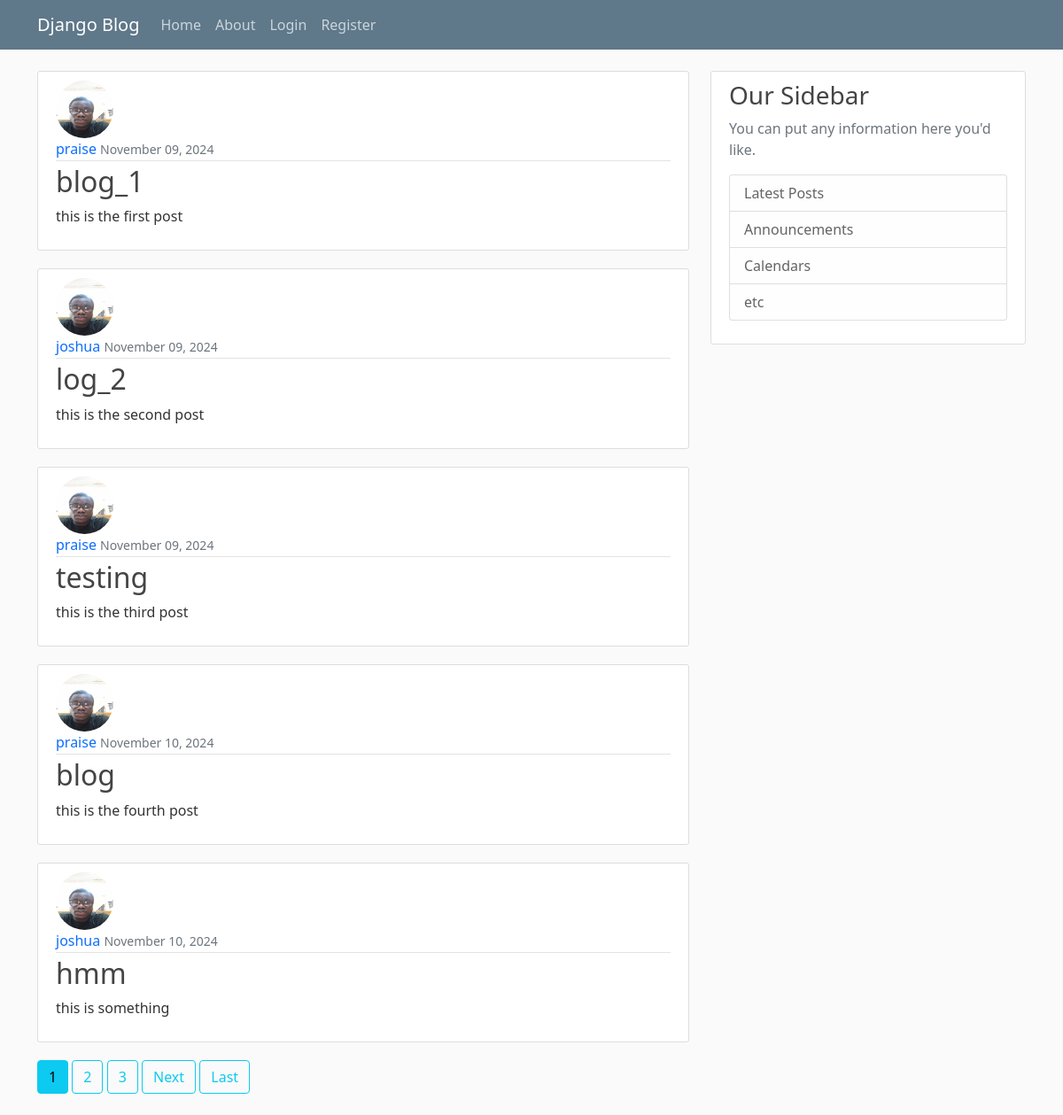
The page / on the database its author committed.
### blog/models.py (models this page shows, shortened)
class Post(models.Model):
    title = models.CharField(max_length=100)
    content = models.TextField()
    date = models.DateTimeField(default=timezone.now)
    author = models.ForeignKey(User, on_delete=models.CASCADE) # if a user is deleted then the post is deleted

### users/models.py (models this page shows, shortened)
class Profile(models.Model):
    user = models.OneToOneField(User, on_delete=models.CASCADE)
    image = models.ImageField(default='default.jpg', upload_to='profile_pics')

### blog/views.py (the view)
# urls.py: path('', PostListView.as_view(), name='blog-home'),
class PostListView(ListView):
    model = Post
    template_name = "blog/home.html" #<app>/<model>_<viewtype>.html
    context_object_name = "posts"
    paginate_by = 5

### blog/templates/blog/home.html (shortened to what this page needs)
{% extends 'blog/base.html' %}
    {% block content %}
    {% for post in posts %}
    <article class="media content-section">
      <img class = "rounded-circle article-img" src="{{post.author.profile.image.url}}">
        <div class="media-body">
          <div class="article-metadata">
            <a class="mr-2" style="text-decoration: none;" href="{% url 'user-posts' post.author.username  %}">{{ post.author }}</a>
            <small class="text-muted">{{ post.date|date:"F d, Y" }}</small>
          </div>
          <h2><a class="article-title" style="text-decoration: none;" href="{% url 'post-detail' post.id %}">{{ post.title }}</a></h2>
          <p class="article-content">{{ post.content }}</p>
        </div>
      </article>
    {% endfor %}
    {% if is_paginated %}
    {% for num in page_obj.paginator.page_range %}
      {% if page_obj.number == num %}
        <a class="btn btn-info mb-4" href="?page={{ num }}">{{ num }}</a>
      {% elif num > page_obj.number|add:"-3" and num < page_obj.number|add:"3" %}
        <a class="btn btn-outline-info mb-4" href="?page={{ num }}">{{ num }}</a>
      {% endif %}
    {% endfor %}
    {% if page_obj.has_next %}
      <a class="btn btn-outline-info mb-4" href="?page={{ page_obj.next_page_number }}">Next</a>
      <a class="btn btn-outline-info mb-4" href="?page={{ page_obj.paginator.num_pages }}">Last</a>
    {% endif %}
  {% endif %}
    {% endblock %}

### blog/templates/blog/base.html (shortened to what this page needs)
{% load static %}
<!DOCTYPE html>
<html lang="en">
<head>
     <link href="https://cdn.jsdelivr.net/npm/bootstrap@5.0.2/dist/css/bootstrap.min.css" rel="stylesheet">
      <link rel="stylesheet" href="{% static 'blog/main.css'  %}">
</head>
<body>
    <header class="site-header">
        <nav class="navbar navbar-expand-md navbar-dark bg-steel fixed-top">
          <div class="container">
            <a class="navbar-brand mr-4" href="/">Django Blog</a>
            <div class="collapse navbar-collapse" id="navbarToggle">
              <div class="navbar-nav mr-auto">
                <a class="nav-item nav-link" href="{% url 'blog-home' %}">Home</a>
                <a class="nav-item nav-link" href="{% url 'blog-about' %}">About</a>
              </div>
              <div class="navbar-nav">
                {% if user.is_authenticated %}
                <form method="POST" action="{% url 'logout' %}">
                  {% csrf_token %}
                <button type="submit">Logout</button>
                </form>
                <a class="nav-item nav-link" href="{% url 'post-create' %}">New Post</a>
                <a class="nav-item nav-link" href="{% url 'profile' %}">Profile</a>
                {% else %}
                <a class="nav-item nav-link" href="{% url 'login' %}">Login</a>
                <a class="nav-item nav-link" href="{% url 'register' %}">Register</a>
                {% endif %}
              </div>
            </div>
          </div>
        </nav>
      </header>
      <main role="main" class="container">
        <div class="row">
          <div class="col-md-8">
            {% block content %}{% endblock %}
          </div>
          <div class="col-md-4">
            <div class="content-section">
              <h3>Our Sidebar</h3>
              <p class='text-muted'>You can put any information here you'd like.
                <ul class="list-group">
                  <li class="list-group-item list-group-item-light">Latest Posts</li>
                  <li class="list-group-item list-group-item-light">Announcements</li>
                  <li class="list-group-item list-group-item-light">Calendars</li>
                  <li class="list-group-item list-group-item-light">etc</li>
                </ul>
              </p>
            </div>
          </div>
        </div>
      </main>
</body>
</html>

### blog/static/blog/main.css (style rules this page uses)
body { background: #fafafa; color: #333333; margin-top: 5rem; }
h1, h2, h3, h4, h5, h6 { color: #444444; }
ul { margin: 0; }
.bg-steel { background-color: #5f788a; }
.site-header .navbar-nav .nav-link { color: #cbd5db; }
.content-section { background: #ffffff; padding: 10px 20px; border: 1px solid #dddddd; border-radius: 3px; margin-bottom: 20px; }
.article-title { color: #444444; text-decoration: none; color: inherit; }
.article-content { white-space: pre-line; }
.article-img { height: 65px; width: 65px; margin-right: 16px; }
.article-metadata { padding-bottom: 1px; margin-bottom: 4px; border-bottom: 1px solid #e3e3e3; }

### rows shown on the page
Post: author.profile.image (placeholder picture), author "praise", date "November 09, 2024", title "blog_1", content "this is the first post"
Post: author.profile.image (picture), author "joshua", date "November 09, 2024", title "log_2", content "this is the second post"
Post: author.profile.image (placeholder picture), author "praise", date "November 09, 2024", title "testing", content "this is the third post"
Post: author.profile.image (placeholder picture), author "praise", date "November 10, 2024", title "blog", content "this is the fourth post"
Post: author.profile.image (picture), author "joshua", date "November 10, 2024", title "hmm", content "this is something"

### other values the page prints
{{ num }} "1"
{{ num }} "2" "3"
